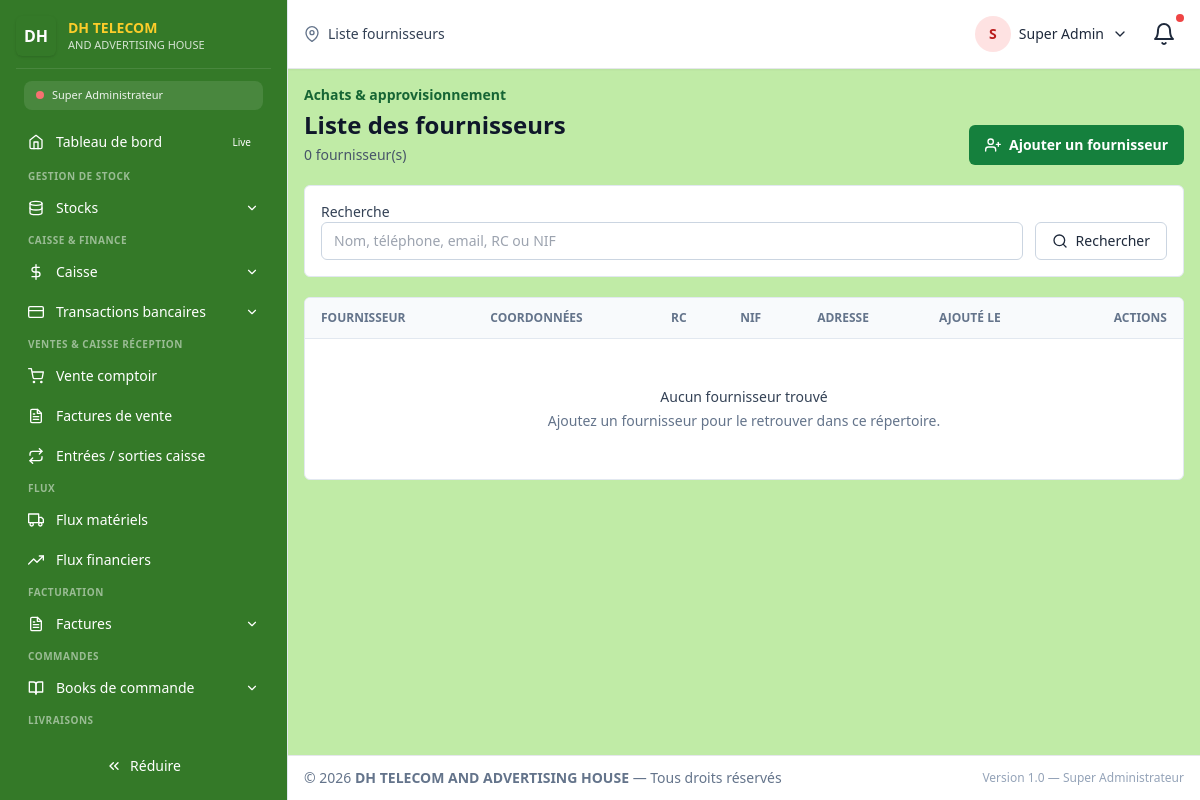
The app's page /super_admin/fournisseurs/liste (signed in), older data.
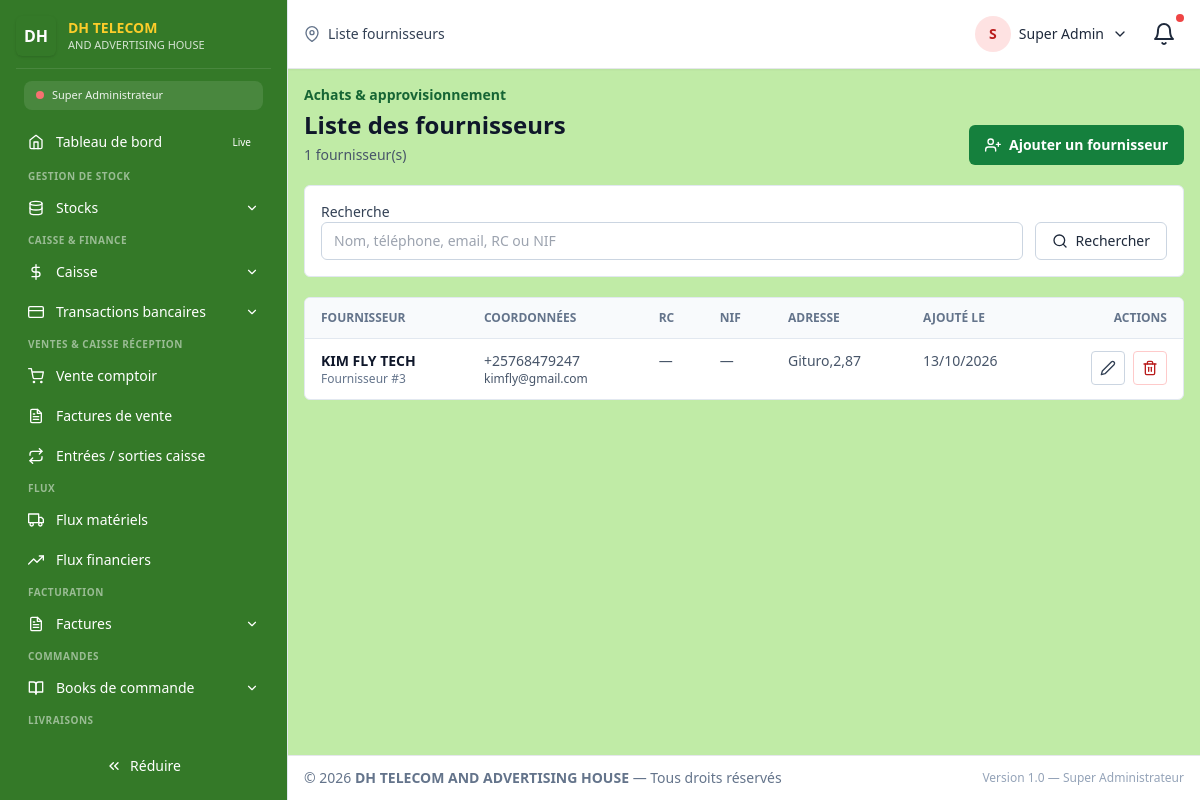
The same page, newer data.
### tables this page shows
CREATE TABLE `partners` (
  `id` int(100) NOT NULL,
  `name` varchar(100) NOT NULL,
  `abbr` varchar(25) DEFAULT NULL,
  `category` enum('client','fournisseur') DEFAULT 'client',
  `address` varchar(1000) NOT NULL DEFAULT '',
  `phone` varchar(255) DEFAULT NULL,
  `email` varchar(255) NOT NULL DEFAULT '',
  `portal_username` varchar(100) DEFAULT NULL,
  `portal_password` varchar(255) DEFAULT NULL COMMENT 'Hash du mot de passe du portail client',
  `RC` varchar(100) NOT NULL DEFAULT '',
  `NIF` varchar(255) NOT NULL DEFAULT '',
  `profil` varchar(100) DEFAULT NULL,
  `debt_limit` bigint(10) NOT NULL DEFAULT 0,
  `debt` bigint(10) NOT NULL DEFAULT 0,
  `status_client` enum('Nouveau','Régulier','VIP') DEFAULT 'Nouveau',
  `total_achats` bigint(15) DEFAULT 0,
  `frequence_achats` int(10) DEFAULT 0,
  `dernier_achat` date DEFAULT NULL,
  `rating` int(11) DEFAULT NULL,
  `annif` varchar(10) DEFAULT NULL COMMENT 'Format JJ-MM',
  `birthday_promo_used` date DEFAULT NULL,
  `alert_debt` tinyint(1) DEFAULT 0,
  `created_at` timestamp NOT NULL DEFAULT current_timestamp(),
  `updated_at` timestamp NOT NULL DEFAULT current_timestamp() ON UPDATE current_timestamp()
);

### router.php (called while the page is built, shortened)
<?php
require_once __DIR__ . "/dash/template/permissions.php";
require_once __DIR__ . "/dash/template/sidebar_config.php";
if (!function_exists('app_url')) {
    function app_url(string $path = ''): string
    {
        return APP_BASE_PATH . '/' . ltrim($path, '/');
    }
}
if (!function_exists('app_route_url')) {
    function app_route_url(string $path, ?string $role = null): string
    {
        $role = $role ?? ($_SESSION['role'] ?? '');
        $path = trim($path, '/');
        if ($role !== '' && $path !== $role && strpos($path, $role . '/') !== 0) {
            $path = $role . '/' . $path;
        }
        return app_url($path);
    }
}
$ROUTES_BY_ROLE = [];
foreach ($ROLES as $roleName => $roleDefinition) {
    $roleUser = ["role_system" => $roleName];
    $ROUTES_BY_ROLE[$roleName] = [];
    foreach ($ROUTE_DEFINITIONS as $routeName => $routeDefinition) {
        $roleRoute = $roleName . '/' . $routeName;
        if (userCan($roleUser, $routeDefinition[1])) {
            if ($roleName === "receptionniste" && $routeName === "accueil") {
                $routeDefinition[0] = "./dash/receptionist/index.php";
            }
            if ($roleName === "comptable" && $routeName === "accueil") {
                $routeDefinition[0] = "./dash/comptable/index.php";
            }
            if ($roleName === "magasinier" && $routeName === "accueil") {
                $routeDefinition[0] = "./dash/magasinier/index.php";
            }
            $ROUTES_BY_ROLE[$roleName][$roleRoute] = $routeDefinition;
        }
    }
}
$ROLE_ALIASES = [
    "Super Admin" => "super_admin",
    "Admin" => "directeur_general",
    "caissier" => "comptable",
    "agent" => "magasinier",
    "Utilisateur" => "travailleur",
];
require_once __DIR__ . "/api/database.php";
$db = Database::getInstance();
$userRecord = $db->fetch(
    "SELECT id, user_name, category, f_name, l_name, status, profil
     FROM users
     WHERE id = ?
     LIMIT 1",
    [$_SESSION["user_id"]]
);
$role = $ROLE_ALIASES[$userRecord["category"] ?? ""] ?? ($userRecord["category"] ?? "");
$ROUTES = $ROUTES_BY_ROLE[$role];
$route = $_GET['route'] ?? ($role . '/accueil');
$route = trim($route, '/');
$route = strtolower($route);
    ?>
    <?php
list($file, $requiredPermission, $pageTitle) = $ROUTES[$route];
    ?>
    <?php
$pagePath = __DIR__ . "/" . $file;
require $pagePath;
$content = ob_get_clean();
require_once __DIR__ . "/dash/template/layout.php";

### api/database.php (called while the page is built, shortened)
<?php
class Database
{
    private static $instance = null;
    private $pdo;
    private function __construct()
    {
        $dsn = 'mysql:host=' . DB_HOST
             . ';port=' . DB_PORT
             . ';dbname=' . DB_NAME
             . ';charset=' . DB_CHARSET;
        $options = [
            PDO::ATTR_ERRMODE            => PDO::ERRMODE_EXCEPTION,
            PDO::ATTR_DEFAULT_FETCH_MODE => PDO::FETCH_ASSOC,
            PDO::ATTR_EMULATE_PREPARES   => false,
            PDO::ATTR_PERSISTENT         => false,
            PDO::ATTR_TIMEOUT            => 5,
            PDO::ATTR_STRINGIFY_FETCHES  => false,
            PDO::MYSQL_ATTR_INIT_COMMAND => "SET NAMES " . DB_CHARSET
                                          . " COLLATE " . DB_COLLATION
                                          . ", time_zone = '+02:00'",
        ];
        try {
            $this->pdo = new PDO($dsn, DB_USER, DB_PASS, $options);
        } catch (PDOException $e) {
            $this->logError($e);
            die('Erreur de connexion à la base de données : ' . $e->getMessage());
        }
    }
    public static function getInstance()
    {
        if (self::$instance === null) {
            self::$instance = new self();
        }
        return self::$instance;
    }
    public function query($sql, $params = [])
    {
        $start = microtime(true);
        try {
            $stmt = $this->pdo->prepare($sql);
            $stmt->execute($params);
            return $stmt;
        } catch (PDOException $e) {
            $this->logError($e, $sql, $params);
            throw $e;
        }
    }
    public function fetchAll($sql, $params = [])
    {
        return $this->query($sql, $params)->fetchAll();
    }
    public function fetchColumn($sql, $params = [], $column = 0)
    {
        $result = $this->query($sql, $params)->fetchColumn($column);
        return $result === false ? null : $result;
    }
}

### dash/template/permissions.php (called while the page is built, shortened)
<?php
function userCan(array $user, string $permission): bool
{
    global $ROLES;
    $role = $user["role_system"] ?? "";
    $permissions = $ROLES[$role]["permissions"] ?? [];
    if (in_array("*", $permissions, true)) return true;
    if (in_array($permission, $permissions, true)) return true;
    $module = explode(".", $permission)[0] ?? "";
    if ($module && in_array("$module.*", $permissions, true)) return true;
    return false;
}

### dash/admin/fournisseurs_liste.php (the view, shortened to what the changed rows need)
<?php
require_once __DIR__ . '/../../api/database.php';
$db = Database::getInstance();
$escape = static fn($value): string => htmlspecialchars((string) $value, ENT_QUOTES, 'UTF-8');
$canEditSuppliers = userCan($user, 'fournisseurs.edit');
$canDeleteSuppliers = userCan($user, 'fournisseurs.delete');
$search = trim((string) ($_GET['q'] ?? ''));
$page = max(1, (int) ($_GET['page'] ?? 1));
$perPage = 20;
$conditions = ["category = 'fournisseur'"];
$params = [];
$where = 'WHERE ' . implode(' AND ', $conditions);
$totalSuppliers = (int) $db->fetchColumn("SELECT COUNT(*) FROM partners $where", $params);
$totalPages = max(1, (int) ceil($totalSuppliers / $perPage));
$page = min($page, $totalPages);
$offset = ($page - 1) * $perPage;
$suppliers = $db->fetchAll(
    "SELECT id, name, phone, email, address, RC, NIF, created_at
     FROM partners $where
     ORDER BY name ASC, id DESC
     LIMIT $perPage OFFSET $offset",
    $params
);
?>
<section class="space-y-5">
    <header class="flex flex-col gap-3 sm:flex-row sm:items-end sm:justify-between">
        <div>
            <p class="text-sm font-semibold text-green-800">Achats & approvisionnement</p>
            <h1 class="mt-1 text-2xl font-bold text-slate-900">Liste des fournisseurs</h1>
            <p class="mt-1 text-sm text-slate-600"><?= number_format($totalSuppliers, 0, ',', ' ') ?> fournisseur(s)</p>
        </div>
    </header>
    <div class="overflow-x-auto rounded-md border border-slate-200 bg-white">
        <table class="min-w-full divide-y divide-slate-200 text-sm">
            <thead class="bg-slate-50 text-left text-xs uppercase text-slate-500"><tr><th class="px-4 py-3">Fournisseur</th><th class="px-4 py-3">Coordonnées</th><th class="px-4 py-3">RC</th><th class="px-4 py-3">NIF</th><th class="px-4 py-3">Adresse</th><th class="px-4 py-3">Ajouté le</th><?php if ($canEditSuppliers || $canDeleteSuppliers): ?><th class="px-4 py-3 text-right">Actions</th><?php endif; ?></tr></thead>
            <tbody class="divide-y divide-slate-100">
                <?php if (!$suppliers): ?>
                    <tr><td colspan="<?= $canEditSuppliers || $canDeleteSuppliers ? '7' : '6' ?>" class="px-4 py-12 text-center"><p class="font-medium text-slate-700">Aucun fournisseur trouvé</p><p class="mt-1 text-sm text-slate-500"><?= $search !== '' ? 'Modifiez votre recherche.' : 'Ajoutez un fournisseur pour le retrouver dans ce répertoire.' ?></p></td></tr>
                <?php else: foreach ($suppliers as $supplier): ?>
                    <tr class="align-top hover:bg-slate-50">
                        <td class="px-4 py-3"><div class="font-semibold text-slate-900"><?= $escape($supplier['name']) ?></div><div class="text-xs text-slate-500">Fournisseur #<?= (int) $supplier['id'] ?></div></td>
                        <td class="px-4 py-3 text-slate-600"><div><?= $escape($supplier['phone'] ?: 'Téléphone non renseigné') ?></div><div class="text-xs"><?= $escape($supplier['email'] ?: 'Email non renseigné') ?></div></td>
                        <td class="px-4 py-3 text-slate-600"><?= $escape($supplier['RC'] ?: '—') ?></td>
                        <td class="px-4 py-3 text-slate-600"><?= $escape($supplier['NIF'] ?: '—') ?></td>
                        <td class="max-w-xs px-4 py-3 text-slate-600"><?= $escape($supplier['address'] ?: '—') ?></td>
                        <td class="whitespace-nowrap px-4 py-3 text-slate-600"><?= $escape(date('d/m/Y', strtotime($supplier['created_at']))) ?></td>
                        <?php if ($canEditSuppliers || $canDeleteSuppliers): ?>
                            <td class="whitespace-nowrap px-4 py-3 text-right">
                                <div class="inline-flex items-center justify-end gap-2">
                                    <?php if ($canEditSuppliers): ?>
                                        <a href="<?= $escape(app_route_url('fournisseurs/modifier')) . '?id=' . (int) $supplier['id'] ?>" class="inline-flex items-center justify-center rounded border border-slate-300 p-2 text-slate-700 hover:bg-slate-100" aria-label="Modifier <?= $escape($supplier['name']) ?>" title="Modifier"><i data-feather="edit-2" class="h-4 w-4"></i></a>
                                    <?php endif; ?>
                                    <?php if ($canDeleteSuppliers): ?>
                                        <form method="post" onsubmit="return confirm('Supprimer le fournisseur ' + <?= json_encode((string) $supplier['name'], JSON_HEX_TAG | JSON_HEX_APOS | JSON_HEX_AMP | JSON_HEX_QUOT) ?> + ' ? Cette action est définitive.');">
                                            <button type="submit" class="inline-flex items-center justify-center rounded border border-red-200 p-2 text-red-700 hover:bg-red-50" aria-label="Supprimer <?= $escape($supplier['name']) ?>" title="Supprimer"><i data-feather="trash-2" class="h-4 w-4"></i></button>
                                        </form>
                                    <?php endif; ?>
                                </div>
                            </td>
                        <?php endif; ?>
                    </tr>
                <?php endforeach; endif; ?>
            </tbody>
        </table>
    </div>
</section>

### dash/template/layout.php (shortened to what the changed rows need)
<?php
require_once __DIR__ . "/permissions.php";
require_once __DIR__ . "/sidebar_config.php";
$route = trim(strtolower($route), '/');
$rolePrefix = !empty($user["role_system"]) ? $user["role_system"] . "/" : "";
$activeRoute = $rolePrefix !== "" && strpos($route, $rolePrefix) === 0
    ? substr($route, strlen($rolePrefix))
    : $route;
if (!function_exists('renderSidebarItem')) {
    function renderSidebarItem(array $item, string $currentRoute, array $user): void
    {
        $itemHref = $item['href'] ?? '';
        $itemRoute = ltrim($itemHref, '/');
        $isActive = ($itemRoute === $currentRoute);
        if ($item['type'] === 'link') {
            $activeClass = $isActive
                ? 'bg-[#C0EBA6] text-slate-900 font-semibold'
                : 'text-white hover:bg-[#C0EBA6] hover:text-slate-900';
            ?>
            <li>
                <a href="<?= htmlspecialchars(app_route_url($itemHref, $user['role_system'] ?? null), ENT_QUOTES, 'UTF-8') ?>"
                   class="flex items-center gap-3 px-3 py-2 rounded-lg text-sm transition <?= $activeClass ?>">
                    <i data-feather="<?= htmlspecialchars($item['icon']) ?>" class="w-4 h-4 flex-shrink-0"></i>
                    <span class="menu-text"><?= htmlspecialchars($item['label']) ?></span>
                    <?php if (!empty($item['badge'])): ?>
                        <span class="ml-auto text-[10px] px-2 py-0.5 rounded-full bg-<?= htmlspecialchars($item['badge']['color']) ?>-500 text-white">
                            <?= htmlspecialchars($item['badge']['text']) ?>
                        </span>
                    <?php endif; ?>
                </a>
            </li>
            <?php
        } elseif ($item['type'] === 'dropdown') {
            $visibleChildren = array_filter($item['items'] ?? [], function ($sub) use ($user) {
                if (empty($sub['permission'])) return true;
                return userCan($user, $sub['permission']);
            });
            $hasActiveChild = false;
            foreach ($visibleChildren as $sub) {
                $subRoute = ltrim($sub['href'] ?? '', '/');
                if ($subRoute === $currentRoute) { $hasActiveChild = true; break; }
            }
            ?>
            <li>
                <a href="#"
                   class="sidebar-dropdown-btn flex items-center w-full gap-3 px-3 py-2 rounded text-white hover:bg-[#C0EBA6] hover:text-slate-900 transition"
                   aria-expanded="<?= $hasActiveChild ? 'true' : 'false' ?>">
                    <i data-feather="<?= htmlspecialchars($item['icon']) ?>" class="w-4 h-4 flex-shrink-0"></i>
                    <span class="menu-text text-left flex-1"><?= htmlspecialchars($item['label']) ?></span>
                    <i data-feather="chevron-down" class="w-3.5 h-3.5 transition-transform"></i>
                </a>
            </li>
            <?php
        }
    }
}
?>
<!doctype html>
<html lang="fr">
<head>
    <script src="https://cdn.tailwindcss.com"></script>
</head>
<body class="min-h-screen bg-[#C0EBA6] text-slate-800 antialiased">
<div id="app" class="relative flex h-screen">
    <aside id="sidebar"
           class="fixed inset-y-0 left-0 z-50 w-72 transform -translate-x-0 lg:translate-x-0 bg-[#347928] border-r border-slate-200 p-4 flex flex-col anim-smooth">
        <nav class="flex-1 overflow-auto scrollbar-thin mt-3 -mr-2 pr-2">
            <ul class="space-y-1 text-sm">
                <?php if (!empty($SIDEBAR_CONFIG)): ?>
                    <?php foreach ($SIDEBAR_CONFIG as $sectionKey => $section): ?>
                        <?php
                        $visibleItems = array_filter($section['items'], function ($item) use ($user) {
                            if (empty($item['permission'])) return true;
                            return userCan($user, $item['permission']);
                        });
                        ?>
                        <?php if (!empty($section['label'])): ?>
                            <li class="mt-4 first:mt-0 text-[10px] text-white/50 uppercase px-3 tracking-wider font-semibold">
                                <?= htmlspecialchars($section['label']) ?>
                            </li>
                        <?php endif; ?>
                        <?php foreach ($visibleItems as $item) renderSidebarItem($item, $activeRoute, $user); ?>
                    <?php endforeach; ?>
                <?php endif; ?>
            </ul>
        </nav>
    </aside>
    <div id="mainArea" class="flex-1 flex flex-col min-h-0 ml-0 lg:ml-72 anim-smooth">
        <main id="content" class="flex-1 overflow-auto p-4">
            <?php
            if (isset($content) && $content !== '') {
                echo $content;
            } else {
                echo '<div class="p-4 bg-yellow-50 text-yellow-800 rounded">Aucun contenu à afficher.</div>';
            }
            ?>
        </main>
    </div>
</div>
</body>
</html>

Row changes from the older to the newer data that the page shows:
added partners: name "KIM FLY TECH", id "3", phone "+25768479247", email "kimfly@gmail.com", RC "—", NIF "—", address "Gituro,2,87", created_at "13/10/2026"
Text that changed along with them:
$totalSuppliers: "0" → "1"
text no longer shown: "Aucun fournisseur trouvé Ajoutez un fournisseur pour le retrouver dans ce répertoire."
